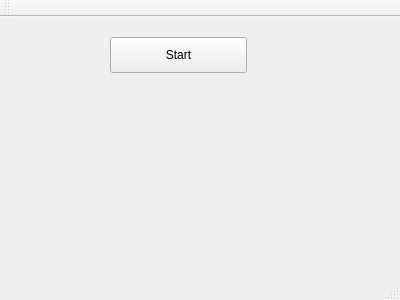
<?xml version="1.0" encoding="UTF-8"?>
<ui version="4.0">
 <class>MainWindow</class>
 <widget class="QMainWindow" name="MainWindow">
  <property name="geometry">
   <rect>
    <x>0</x>
    <y>0</y>
    <width>400</width>
    <height>300</height>
   </rect>
  </property>
  <property name="windowTitle">
   <string>MainWindow</string>
  </property>
  <widget class="QWidget" name="centralWidget">
   <widget class="QPushButton" name="pushButton">
    <property name="geometry">
     <rect>
      <x>110</x>
      <y>20</y>
      <width>137</width>
      <height>36</height>
     </rect>
    </property>
    <property name="text">
     <string>Start</string>
    </property>
   </widget>
  </widget>
  <widget class="QMenuBar" name="menuBar">
   <property name="geometry">
    <rect>
     <x>0</x>
     <y>0</y>
     <width>400</width>
     <height>33</height>
    </rect>
   </property>
  </widget>
  <widget class="QToolBar" name="mainToolBar">
   <attribute name="toolBarArea">
    <enum>TopToolBarArea</enum>
   </attribute>
   <attribute name="toolBarBreak">
    <bool>false</bool>
   </attribute>
  </widget>
  <widget class="QStatusBar" name="statusBar"/>
 </widget>
 <layoutdefault spacing="6" margin="11"/>
 <resources/>
 <connections/>
</ui>
